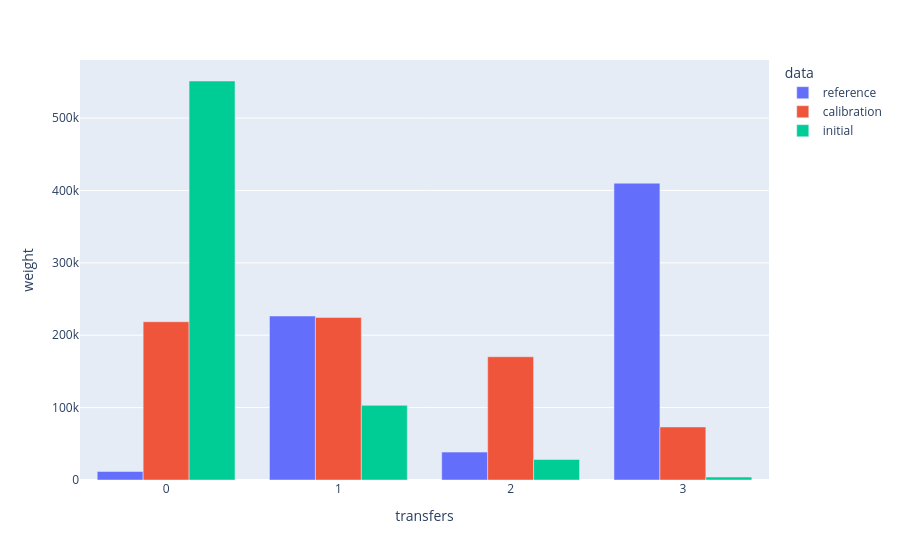

Here is the notebook cell this chart was saved with:
### Code cell
df_reference_transfers = df_reference.groupby("transfers")["weight"].sum().reset_index()
df_reference_transfers["data"] = "reference"

df_evaluation_transfers = df_evaluation.groupby("transfers")["weight"].sum().reset_index()
df_evaluation_transfers["data"] = "calibration"

df_initial_transfers = df_initial.groupby("transfers")["weight"].sum().reset_index()
df_initial_transfers["data"] = "initial"

df_transfers = pd.concat([df_reference_transfers, df_evaluation_transfers, df_initial_transfers])
px.bar(df_transfers, x = "transfers", y = "weight", color = "data", barmode = "group")

### Figure 1 — Plotly figure (JSON) as saved in the notebook; plotly's stock layout.template omitted (floating-point values rounded to 4 significant figures)
{"data": [{"alignmentgroup": "True", "hovertemplate": "data=reference<br>transfers=%{x}<br>weight=%{y}<extra></extra>", "legendgroup": "reference", "marker": {"color": "#636efa", "pattern": {"shape": ""}}, "name": "reference", "offsetgroup": "reference", "orientation": "v", "showlegend": true, "textposition": "auto", "type": "bar", "x": [0, 1, 2, 3], "xaxis": "x", "y": [11740.0, 226500.0, 38580.0, 410000.0], "yaxis": "y"}, {"alignmentgroup": "True", "hovertemplate": "data=calibration<br>transfers=%{x}<br>weight=%{y}<extra></extra>", "legendgroup": "calibration", "marker": {"color": "#EF553B", "pattern": {"shape": ""}}, "name": "calibration", "offsetgroup": "calibration", "orientation": "v", "showlegend": true, "textposition": "auto", "type": "bar", "x": [0, 1, 2, 3], "xaxis": "x", "y": [218700.0, 224700.0, 170300.0, 73260.0], "yaxis": "y"}, {"alignmentgroup": "True", "hovertemplate": "data=initial<br>transfers=%{x}<br>weight=%{y}<extra></extra>", "legendgroup": "initial", "marker": {"color": "#00cc96", "pattern": {"shape": ""}}, "name": "initial", "offsetgroup": "initial", "orientation": "v", "showlegend": true, "textposition": "auto", "type": "bar", "x": [0, 1, 2, 3], "xaxis": "x", "y": [551200.0, 103100.0, 28440.0, 4074.0], "yaxis": "y"}], "layout": {"barmode": "group", "legend": {"title": {"text": "data"}, "tracegroupgap": 0}, "margin": {"t": 60}, "xaxis": {"anchor": "y", "domain": [0, 1], "title": {"text": "transfers"}}, "yaxis": {"anchor": "x", "domain": [0, 1], "title": {"text": "weight"}}}}
